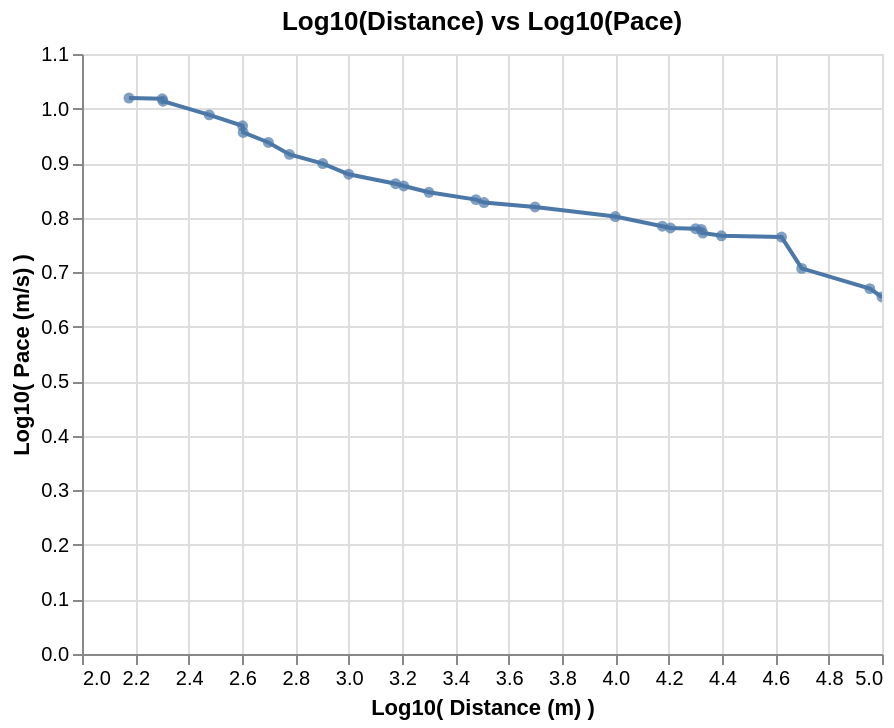

This figure's notebook cell:
### Code cell
line = (alt.Chart(mens_running_all_dedup_nondecreasing)
  .mark_line()
  .encode(x=alt.X("logdistance:Q"), 
          y=alt.Y("logpace:Q")
         )
  .properties(
      title='Log10(Distance) vs Log10(Pace)'
  )
)

circle = (alt.Chart(mens_running_all_dedup_nondecreasing)
  .mark_circle()
  .encode(x=alt.X("logdistance:Q"), 
          y=alt.Y("logpace:Q"),
          tooltip=["Event", "Athlete", "Perf"]
         )
  .properties(
      title='Log10(Distance) vs Log10(Pace)'
  ).interactive()
)

line.encoding.x.title = 'Log10( Distance (m) )'
line.encoding.y.title = 'Log10( Pace (m/s) )'

line + circle

### Figure 1 — Vega-Lite specification as saved in the notebook (floating-point values rounded to 4 significant figures)
{"$schema": "https://vega.github.io/schema/vega-lite/v2.6.0.json", "config": {"view": {"height": 300, "width": 400}}, "datasets": {"data-79ac8f29d702e18a663627210418b5b9": [{"Athlete": "Usain Bolt", "Ctry.": "GBR", "Date": "17 May 2009", "Event": "150 m straight", "Location": "Manchester", "Meeting": "Manchester City Games", "N": null, "Nat.": "JAM", "P": null, "Perf": "14.35", "R": "[90]", "V": null, "W": "+1.1", "distance": 150, "logdistance": 2.176, "logpace": 1.019, "logtime": -0.6213, "pace": 10.45, "seconds": 14.35, "time": 0.2392}, {"Athlete": "Usain Bolt", "Ctry.": "GER", "Date": "20 Aug 2009", "Event": "200 m", "Location": "Berlin", "Meeting": "World Championships", "N": null, "Nat.": "JAM", "P": "P", "Perf": "19.19", "R": "[5]", "V": "", "W": "−0.3", "distance": 200, "logdistance": 2.301, "logpace": 1.018, "logtime": -0.4951, "pace": 10.42, "seconds": 19.19, "time": 0.3198}, {"Athlete": "Tommie Smith", "Ctry.": "USA", "Date": "7 May 1966", "Event": "220 y (straight)", "Location": "San Jose", "Meeting": "Video on YouTube", "N": "h", "Nat.": "USA", "P": null, "Perf": "19.50", "R": "[93]", "V": null, "W": "+1.9", "distance": 201.2, "logdistance": 2.304, "logpace": 1.014, "logtime": -0.4881, "pace": 10.32, "seconds": 19.5, "time": 0.325}, {"Athlete": "Wayde van Niekerk", "Ctry.": "CZE", "Date": "28 Jun 2017", "Event": "300 m", "Location": "Ostrava", "Meeting": "Golden Spike Ostrava", "N": null, "Nat.": "RSA", "P": null, "Perf": "30.81", "R": "[95]", "V": null, "W": null, "distance": 300, "logdistance": 2.477, "logpace": 0.9884, "logtime": -0.2895, "pace": 9.737, "seconds": 30.81, "time": 0.5135}, {"Athlete": "Wayde van Niekerk", "Ctry.": "BRA", "Date": "14 Aug 2016", "Event": "400 m", "Location": "Rio de Janeiro", "Meeting": "Olympic Games", "N": null, "Nat.": "RSA", "P": "P", "Perf": "43.03", "R": "[6]", "V": "", "W": null, "distance": 400, "logdistance": 2.602, "logpace": 0.9683, "logtime": -0.1444, "pace": 9.296, "seconds": 43.03, "time": 0.7172}, {"Athlete": "John Smith", "Ctry.": "USA", "Date": "26 Jun 1971", "Event": "440 y", "Location": "Eugene", "Meeting": "USA Championships", "N": null, "Nat.": "USA", "P": null, "Perf": "44.50", "R": "[96][97][98]", "V": null, "W": null, "distance": 402.3, "logdistance": 2.605, "logpace": 0.9562, "logtime": -0.1298, "pace": 9.041, "seconds": 44.5, "time": 0.7417}, {"Athlete": "David Rudisha", "Ctry.": "GBR", "Date": "10 Sep 2016", "Event": "500 m", "Location": "Newcastle", "Meeting": "Great North CityGames", "N": "[af]", "Nat.": "KEN", "P": null, "Perf": "57.69", "R": "[99]", "V": null, "W": null, "distance": 500, "logdistance": 2.699, "logpace": 0.9379, "logtime": -0.01705, "pace": 8.667, "seconds": 57.69, "time": 0.9615}, {"Athlete": "Johnny Gray", "Ctry.": "USA", "Date": "24 May 1986", "Event": "600 m", "Location": "Santa Monica", "Meeting": null, "N": null, "Nat.": "USA", "P": null, "Perf": "1:12.81", "R": null, "V": null, "W": null, "distance": 600, "logdistance": 2.778, "logpace": 0.916, "logtime": 0.08404, "pace": 8.241, "seconds": 72.81, "time": 1.214}, {"Athlete": "David Rudisha", "Ctry.": "GBR", "Date": "9 Aug 2012", "Event": "800 m", "Location": "London", "Meeting": "Olympic Games", "N": null, "Nat.": "KEN", "P": "P", "Perf": "1:40.91", "R": "[7]", "V": "", "W": null, "distance": 800, "logdistance": 2.903, "logpace": 0.8992, "logtime": 0.2258, "pace": 7.928, "seconds": 100.9, "time": 1.682}, {"Athlete": "Noah Ngeny", "Ctry.": "ITA", "Date": "5 Sep 1999", "Event": "1000 m", "Location": "Rieti", "Meeting": "Rieti Meeting", "N": null, "Nat.": "KEN", "P": "P", "Perf": "2:11.96", "R": null, "V": "", "W": null, "distance": 1000, "logdistance": 3, "logpace": 0.8796, "logtime": 0.3423, "pace": 7.578, "seconds": 132.0, "time": 2.199}, {"Athlete": "Hicham El Guerrouj", "Ctry.": "ITA", "Date": "14 Jul 1998", "Event": "1500 m", "Location": "Rome", "Meeting": "Golden Gala", "N": null, "Nat.": "MAR", "P": "P", "Perf": "3:26.00", "R": null, "V": "", "W": null, "distance": 1500, "logdistance": 3.176, "logpace": 0.8622, "logtime": 0.5357, "pace": 7.282, "seconds": 206, "time": 3.433}, {"Athlete": "Hicham El Guerrouj", "Ctry.": "ITA", "Date": "7 Jul 1999", "Event": "Mile", "Location": "Rome", "Meeting": "Golden Gala", "N": null, "Nat.": "MAR", "P": "P", "Perf": "3:43.13", "R": null, "V": "", "W": null, "distance": 1609, "logdistance": 3.207, "logpace": 0.858, "logtime": 0.5704, "pace": 7.211, "seconds": 223.1, "time": 3.719}, {"Athlete": "Hicham El Guerrouj", "Ctry.": "GER", "Date": "7 Sep 1999", "Event": "2000 m", "Location": "Berlin", "Meeting": "ISTAF", "N": null, "Nat.": "MAR", "P": null, "Perf": "4:44.79", "R": null, "V": "", "W": null, "distance": 2000, "logdistance": 3.301, "logpace": 0.8465, "logtime": 0.6764, "pace": 7.023, "seconds": 284.8, "time": 4.747}, {"Athlete": "Daniel Komen", "Ctry.": "ITA", "Date": "1 Sep 1996", "Event": "3000 m", "Location": "Rieti", "Meeting": "Rieti Meeting", "N": null, "Nat.": "KEN", "P": "P", "Perf": "7:20.67", "R": null, "V": "", "W": null, "distance": 3000, "logdistance": 3.477, "logpace": 0.833, "logtime": 0.866, "pace": 6.808, "seconds": 440.7, "time": 7.345}, {"Athlete": "Daniel Komen", "Ctry.": "BEL", "Date": "17 Jul 1997", "Event": "Two miles", "Location": "Hechtel-Eksel", "Meeting": null, "N": null, "Nat.": "KEN", "P": "P", "Perf": "7:58.61", "R": null, "V": null, "W": null, "distance": 3218, "logdistance": 3.508, "logpace": 0.8276, "logtime": 0.9018, "pace": 6.724, "seconds": 478.6, "time": 7.977}, {"Athlete": "Kenenisa Bekele", "Ctry.": "NED", "Date": "31 May 2004", "Event": "5000 m (track)", "Location": "Hengelo", "Meeting": "Fanny Blankers-Koen Games", "N": null, "Nat.": "ETH", "P": "P", "Perf": "12:37.35", "R": null, "V": "", "W": null, "distance": 5000, "logdistance": 3.699, "logpace": 0.8197, "logtime": 1.101, "pace": 6.602, "seconds": 757.4, "time": 12.62}, {"Athlete": "Kenenisa Bekele", "Ctry.": "BEL", "Date": "26 Aug 2005", "Event": "10,000 m (track)", "Location": "Brussels", "Meeting": "Memorial Van Damme", "N": null, "Nat.": "ETH", "P": "P", "Perf": "26:17.53", "R": null, "V": "", "W": null, "distance": 10000, "logdistance": 4, "logpace": 0.802, "logtime": 1.42, "pace": 6.339, "seconds": 1578.0, "time": 26.29}, {"Athlete": "Joshua Cheptegei", "Ctry.": "NED", "Date": "18 Nov 2018", "Event": "15 km (road)", "Location": "Nijmegen", "Meeting": "Zevenheuvelenloop", "N": null, "Nat.": "UGA", "P": null, "Perf": "41:05.00", "R": "[101]", "V": null, "W": null, "distance": 15000, "logdistance": 4.176, "logpace": 0.7843, "logtime": 1.614, "pace": 6.085, "seconds": 2465, "time": 41.08}, {"Athlete": "Haile Gebrselassie", "Ctry.": "NED", "Date": "4 Sep 2005", "Event": "10 miles (road)", "Location": "Tilburg", "Meeting": "Tilburg Ten Miles", "N": "[ah]", "Nat.": "ETH", "P": null, "Perf": "44:24.00", "R": null, "V": null, "W": null, "distance": 16090, "logdistance": 4.207, "logpace": 0.781, "logtime": 1.647, "pace": 6.04, "seconds": 2664, "time": 44.4}, {"Athlete": "Zersenay Tadese", "Ctry.": "POR", "Date": "21 Mar 2010", "Event": "20 km (road)", "Location": "Lisbon", "Meeting": "Lisbon Half Marathon", "N": "+", "Nat.": "ERI", "P": null, "Perf": "55:21.00", "R": "[102]", "V": null, "W": null, "distance": 20000, "logdistance": 4.301, "logpace": 0.7798, "logtime": 1.743, "pace": 6.022, "seconds": 3321, "time": 55.35}, {"Athlete": "Abraham Kiptum", "Ctry.": "ESP", "Date": "28 Oct 2018", "Event": "Half marathon", "Location": "Valencia", "Meeting": "Valencia Half Marathon", "N": null, "Nat.": "KEN", "P": "P", "Perf": "58:18.00", "R": "[13]", "V": "", "W": null, "distance": 21000, "logdistance": 4.322, "logpace": 0.7784, "logtime": 1.766, "pace": 6.003, "seconds": 3498, "time": 58.3}, {"Athlete": "Haile Gebrselassie", "Ctry.": "CZE", "Date": "27 Jun 2007", "Event": "One hour (track)", "Location": "Ostrava", "Meeting": "Golden Spike Ostrava", "N": null, "Nat.": "ETH", "P": "P", "Perf": "21,285 m", "R": "[14]", "V": "", "W": null, "distance": 21285, "logdistance": 4.328, "logpace": 0.7718, "logtime": 1.778, "pace": 5.912, "seconds": 3600, "time": 60}, {"Athlete": "Dennis Kipruto Kimetto", "Ctry.": "GER", "Date": "6 May 2012", "Event": "25 km (road)", "Location": "Berlin", "Meeting": "BIG 25", "N": null, "Nat.": "KEN", "P": null, "Perf": "1:11:18.00", "R": "[103][104]", "V": null, "W": null, "distance": 25000, "logdistance": 4.398, "logpace": 0.7667, "logtime": 1.853, "pace": 5.844, "seconds": 4278, "time": 71.3}, {"Athlete": "Eliud Kipchoge", "Ctry.": "ITA", "Date": "6 May 2017", "Event": "Marathon[b]", "Location": "Monza", "Meeting": "Autodromo Nazionale Monza", "N": "[c]", "Nat.": "KEN", "P": null, "Perf": "2:00:25", "R": "[18]", "V": "[1]", "W": null, "distance": 42000, "logdistance": 4.623, "logpace": 0.7644, "logtime": 2.081, "pace": 5.813, "seconds": 7225, "time": 120.4}, {"Athlete": "Thompson Magawana", "Ctry.": "RSA", "Date": "2 Apr 1988", "Event": "50 km (road)", "Location": "Cape Town", "Meeting": null, "N": "+", "Nat.": "RSA", "P": null, "Perf": "2:43:38", "R": "[108]", "V": null, "W": null, "distance": 50000, "logdistance": 4.699, "logpace": 0.7069, "logtime": 2.214, "pace": 5.093, "seconds": 9818, "time": 163.6}, {"Athlete": "Leonid Shvetsov", "Ctry.": "RSA", "Date": "2007", "Event": "90 km (road)", "Location": "Durban", "Meeting": "Comrades Marathon", "N": null, "Nat.": "RUS", "P": null, "Perf": "5:20:49.00", "R": null, "V": null, "W": null, "distance": 90000, "logdistance": 4.954, "logpace": 0.6698, "logtime": 2.506, "pace": 4.676, "seconds": 19249, "time": 320.8}, {"Athlete": "Nao Kazami", "Ctry.": "JPN", "Date": "24 Jun 2018", "Event": "100 km (road)", "Location": "Yūbetsu", "Meeting": "Lake Saroma Ultramarathon", "N": null, "Nat.": "JPN", "P": null, "Perf": "6:09:14.00", "R": "[19]", "V": null, "W": null, "distance": 100000, "logdistance": 5, "logpace": 0.6545, "logtime": 2.567, "pace": 4.514, "seconds": 22154, "time": 369.2}]}, "layer": [{"data": {"name": "data-79ac8f29d702e18a663627210418b5b9"}, "encoding": {"x": {"field": "logdistance", "title": "Log10( Distance (m) )", "type": "quantitative"}, "y": {"field": "logpace", "title": "Log10( Pace (m/s) )", "type": "quantitative"}}, "mark": "line", "title": "Log10(Distance) vs Log10(Pace)"}, {"data": {"name": "data-79ac8f29d702e18a663627210418b5b9"}, "encoding": {"tooltip": [{"field": "Event", "type": "nominal"}, {"field": "Athlete", "type": "nominal"}, {"field": "Perf", "type": "nominal"}], "x": {"field": "logdistance", "type": "quantitative"}, "y": {"field": "logpace", "type": "quantitative"}}, "mark": "circle", "selection": {"selector006": {"bind": "scales", "encodings": ["x", "y"], "type": "interval"}}, "title": "Log10(Distance) vs Log10(Pace)"}]}
